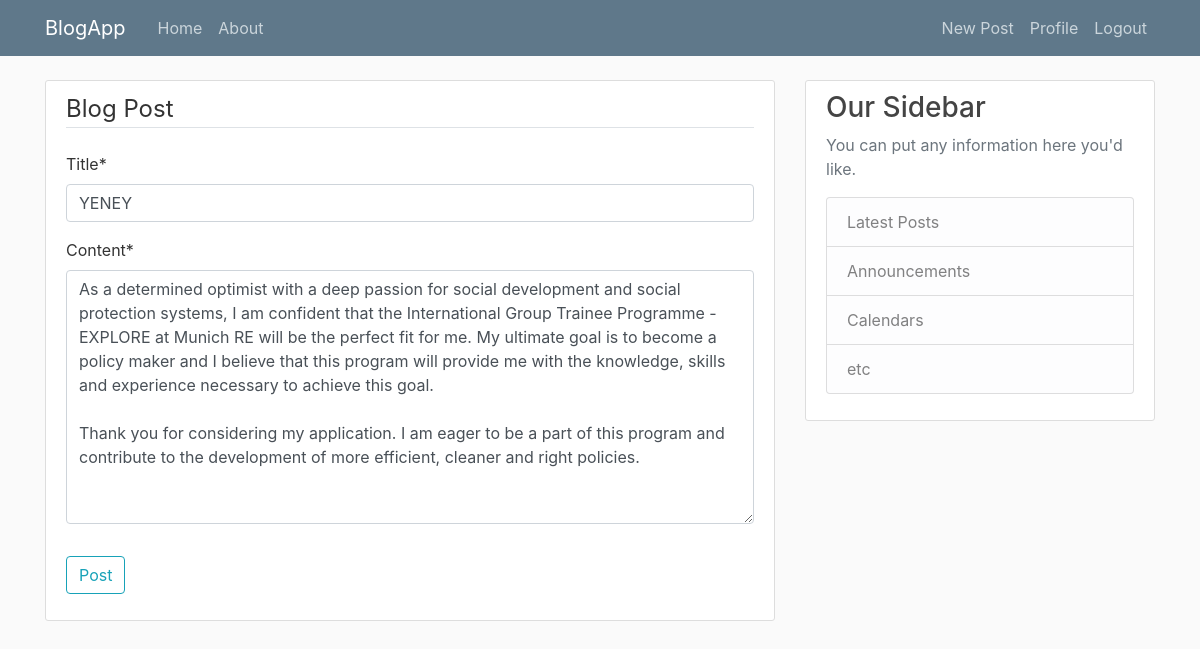
Screenshot of /post/14/update/ (signed in) with the database file from the repository.
### blog/models.py (models this page shows, shortened)
class Post(models.Model):
    title = models.CharField(max_length=100)
    content = models.TextField()
    date_posted = models.DateTimeField(default=timezone.now)
    author = models.ForeignKey(User, on_delete=models.CASCADE)

### blog/views.py (the view, shortened to what this page needs)
# urls.py: path('post/<int:pk>/update/', PostUpdateView.as_view(), name= 'post-update'),
class PostUpdateView(LoginRequiredMixin, UserPassesTestMixin, UpdateView):
    model = Post
    fields = ['title','content']
    def test_func(self):
        post = self.get_object()
        if self.request.user == post.author:
            return True
        return False

### blog/templates/blog/post_form.html (shortened to what this page needs)
{% extends "blog/base.html" %} {% load crispy_forms_tags %} {% block content1 %}
<div class="content-section">
    <form action="" method="POST">
        <fieldset class="form-group">
            <legend class="border-bottom mb-4 ">Blog Post</legend>
            {{form|crispy}}
        </fieldset>
        <div class="form-group">
            <button type="submit" class="btn btn-outline-info">Post</button>
        </div>
    </form>
</div>
{% endblock content1 %}

### blog/static/blog/main.css (style rules this page uses)
body { background: #fafafa; color: #333333; margin-top: 5rem; }
.content-section { background: #ffffff; padding: 10px 20px; border: 1px solid #dddddd; border-radius: 3px; margin-bottom: 20px; }

### rows the page displays
Post: title "YENEY", content "As a determined optimist with a deep passion for social development and social protection systems, I am confident that the International Group Trainee Programme - EXPLORE at Munich RE will be the perfect fit for me. My ultimate goal is to become a policy maker and I believe that this program will provide me with the knowledge, skills and experience necessary to achieve this goal. Thank you for considering my application. I am eager to be a part of this program and contribute to the development of more efficient, cleaner and right policies."
